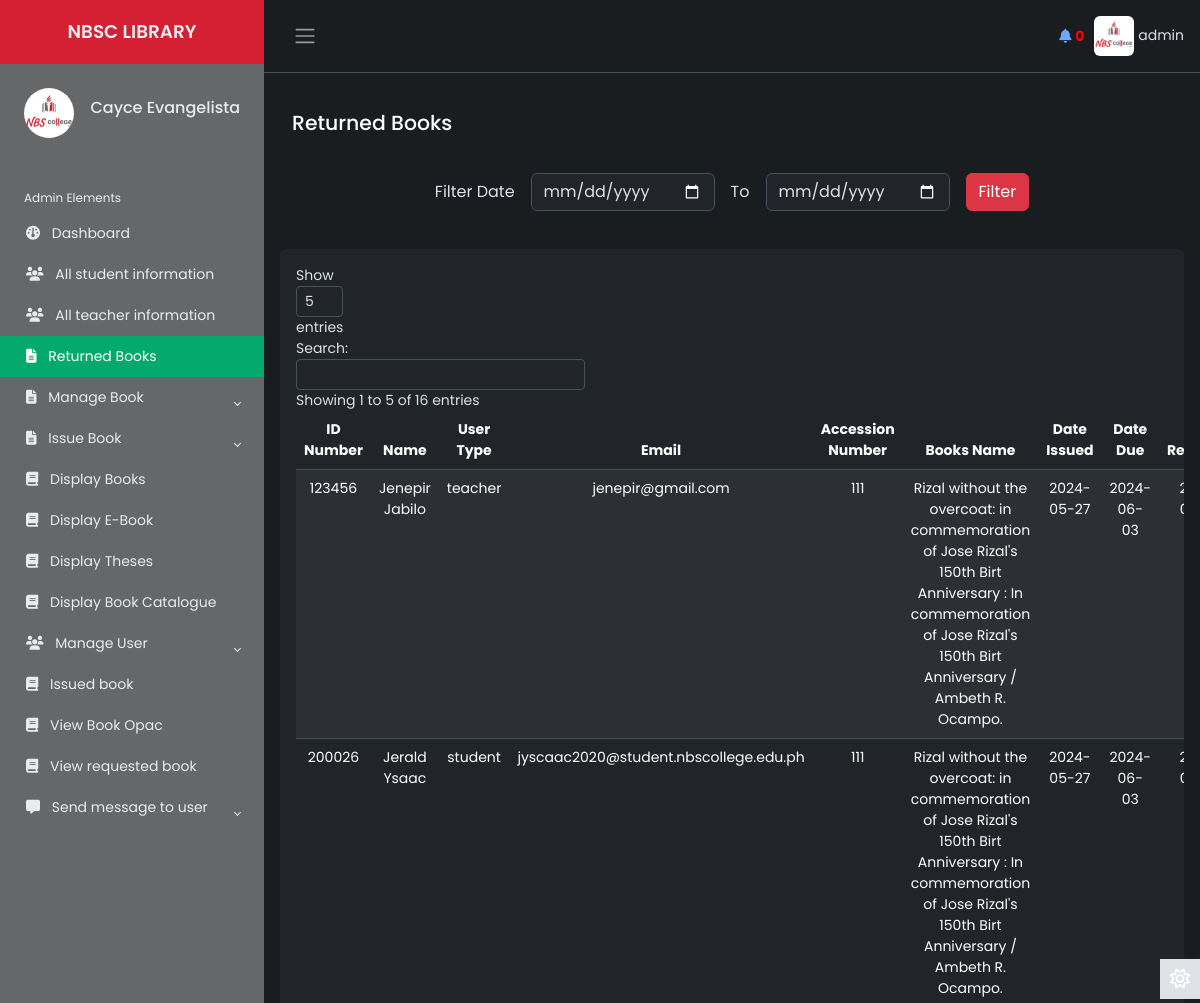
Before: /Source/librarian/return-book.php (signed in, upper part) with the older database file.
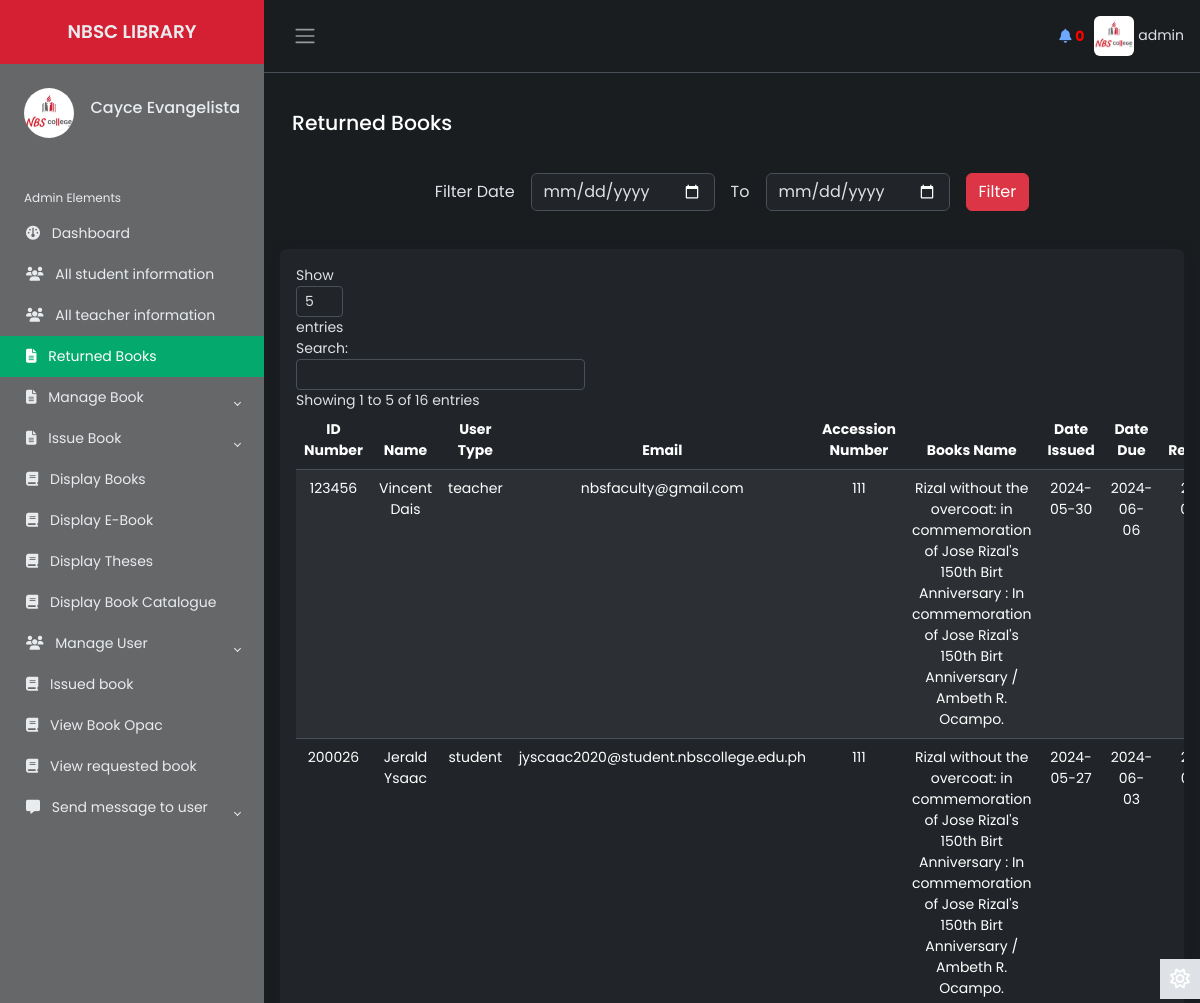
After: the same page with the newer database file.
### tables this page shows
CREATE TABLE `lib_registration` (
  `id` int(2) NOT NULL,
  `name` varchar(50) NOT NULL,
  `username` varchar(20) NOT NULL,
  `password` varchar(20) NOT NULL,
  `email` varchar(50) NOT NULL,
  `phone` varchar(20) NOT NULL,
  `address` varchar(100) NOT NULL,
  `photo` varchar(500) NOT NULL,
  `status` varchar(7) NOT NULL
);

CREATE TABLE `return_books` (
  `id` int(10) NOT NULL,
  `first_name` varchar(50) NOT NULL,
  `last_name` varchar(50) NOT NULL,
  `middle_name` varchar(50) NOT NULL,
  `student_number` varchar(50) NOT NULL,
  `utype` varchar(10) NOT NULL,
  `email` varchar(100) NOT NULL,
  `booksname` varchar(200) NOT NULL,
  `accession_number` varchar(255) NOT NULL,
  `date_issued` varchar(100) NOT NULL,
  `booksissuedate` varchar(50) NOT NULL,
  `booksreturndate` varchar(10) NOT NULL
);

### Source/librarian/return-book.php (the view, shortened to what the changed rows need)
        <?php
    include 'inc/header.php';
    include 'inc/connection.php';
?>
<main class="content px-3 py-2">
    <div class="card border-0">
        <div class="card-body">
            <table class="table table-hover text-center table-striped" id="dtBasicExample">
                <thead>
                    <tr>
                        <th>ID Number</th>
                        <th>Name</th>
                        <th>User Type</th>
                        <th>Email</th>
                        <th>Accession Number</th>
                        <th>Books Name</th>
                        <th>Date Issued</th>
                        <th>Date Due</th>
                        <th>Date Returned</th>
                    </tr>
                </thead>
                <tbody>
                    <?php
                        $res= mysqli_query($link, "select * from return_books");
                        while ($row=mysqli_fetch_array($res)) {
                            echo "<tr>";
                            echo "<td>" . $row["student_number"] . "</td>";
                            echo "<td>" . $row["first_name"] . " " . $row["last_name"] . "</td>";
                            echo "<td>" . $row["utype"] . "</td>";
                            echo "<td>" . $row["email"] . "</td>";
                            echo "<td>" . $row["accession_number"] . "</td>";
                            echo "<td>" . $row["booksname"] . "</td>";
                            echo "<td>" . $row["date_issued"] . "</td>";
                            echo "<td>" . $row["booksissuedate"] . "</td>";
                            echo "<td>" . $row["booksreturndate"] . "</td>";
                    ?>
                    <?php
                            echo "</tr>";
                        }
                    ?>
                </tbody>
            </table>
        </div>
    </div>
</main>

### Source/librarian/inc/header.php (shortened to what the changed rows need)
<?php
    include 'inc/connection.php';
 ?>
<!DOCTYPE html>
<html lang="en" data-bs-theme="dark">
<head>
    <link href="https://cdn.datatables.net/v/dt/jszip-3.10.1/dt-2.0.3/b-3.0.1/b-html5-3.0.1/b-print-3.0.1/datatables.min.css" rel="stylesheet">
    <link rel="stylesheet" href="inc/css/bootstrap.min.css">
    <link rel="stylesheet" href="inc/css/custom1.css">
    <link rel="stylesheet" href="inc/css/animate.css">
</head>
<body>
    <div class="wrapper">
    <aside id="sidebar" class="js-sidebar">
            <div class="h-100">
                <ul class="sidebar-nav">
                    <li class="sidebar-header">
                        <span>
                        <?php
                            $res = mysqli_query($link, "select * from lib_registration where username='".$_SESSION['username']."'");
                            while ($row = mysqli_fetch_array($res)){
                                ?><img src="<?php echo $row["photo"]; ?> " height="50px" width="50px" alt="something wrong" class="rounded-circle"></a> <?php
                            }
                        ?>
                        </span>
                        <h6 style="float: right; margin-top: 10px;">
							<?php
								$res = mysqli_query($link, "select * from lib_registration where username='".$_SESSION['username']."'");
								while ($row = mysqli_fetch_array($res)){
								$name  =  $row["name"];
								echo $name;
								}
							?>
            			</h6>
                    </li>
                    <br>
                </ul>
            </div>
        </aside>
        <div class="main">
            <nav class="navbar navbar-expand px-3 border-bottom">
                <div class="navbar-collapse navbar">
                        <li class="nav-item dropdown">
								<?php
                                     $res = mysqli_query($link, "select * from lib_registration where username='".$_SESSION['username']."'");
                                     while ($row = mysqli_fetch_array($res)){
                                         ?><a href="#" data-bs-toggle="dropdown" class="nav-icon pe-md-0" style="color: inherit;"><img src="<?php echo $row["photo"]; ?>" alt=""class="avatar img-fluid rounded"> <span><?php echo $_SESSION["username"]; ?></span></a> <?php
                                     }
                                ?>
                        </li>
                </div>
            </nav>
</body>
</html>

Changed rows visible on the page:
removed return_books: student_number "123456", first_name "Jenepir", last_name "Jabilo", utype "teacher", email "jenepir@gmail.com", accession_number "111", booksname "Rizal without the overcoat: in commemoration of Jose Rizal's 150th Birt Anniversary : In commemoration of Jose Rizal's 150th Birt Anniversary / Ambeth R. Ocampo.", date_issued "2024-05-27", booksissuedate "2024-06-03"
added return_books: student_number "123456", first_name "Vincent", last_name "Dais", utype "teacher", email "nbsfaculty@gmail.com", accession_number "111", booksname "Rizal without the overcoat: in commemoration of Jose Rizal's 150th Birt Anniversary : In commemoration of Jose Rizal's 150th Birt Anniversary / Ambeth R. Ocampo.", date_issued "2024-05-30", booksissuedate "2024-06-06"
